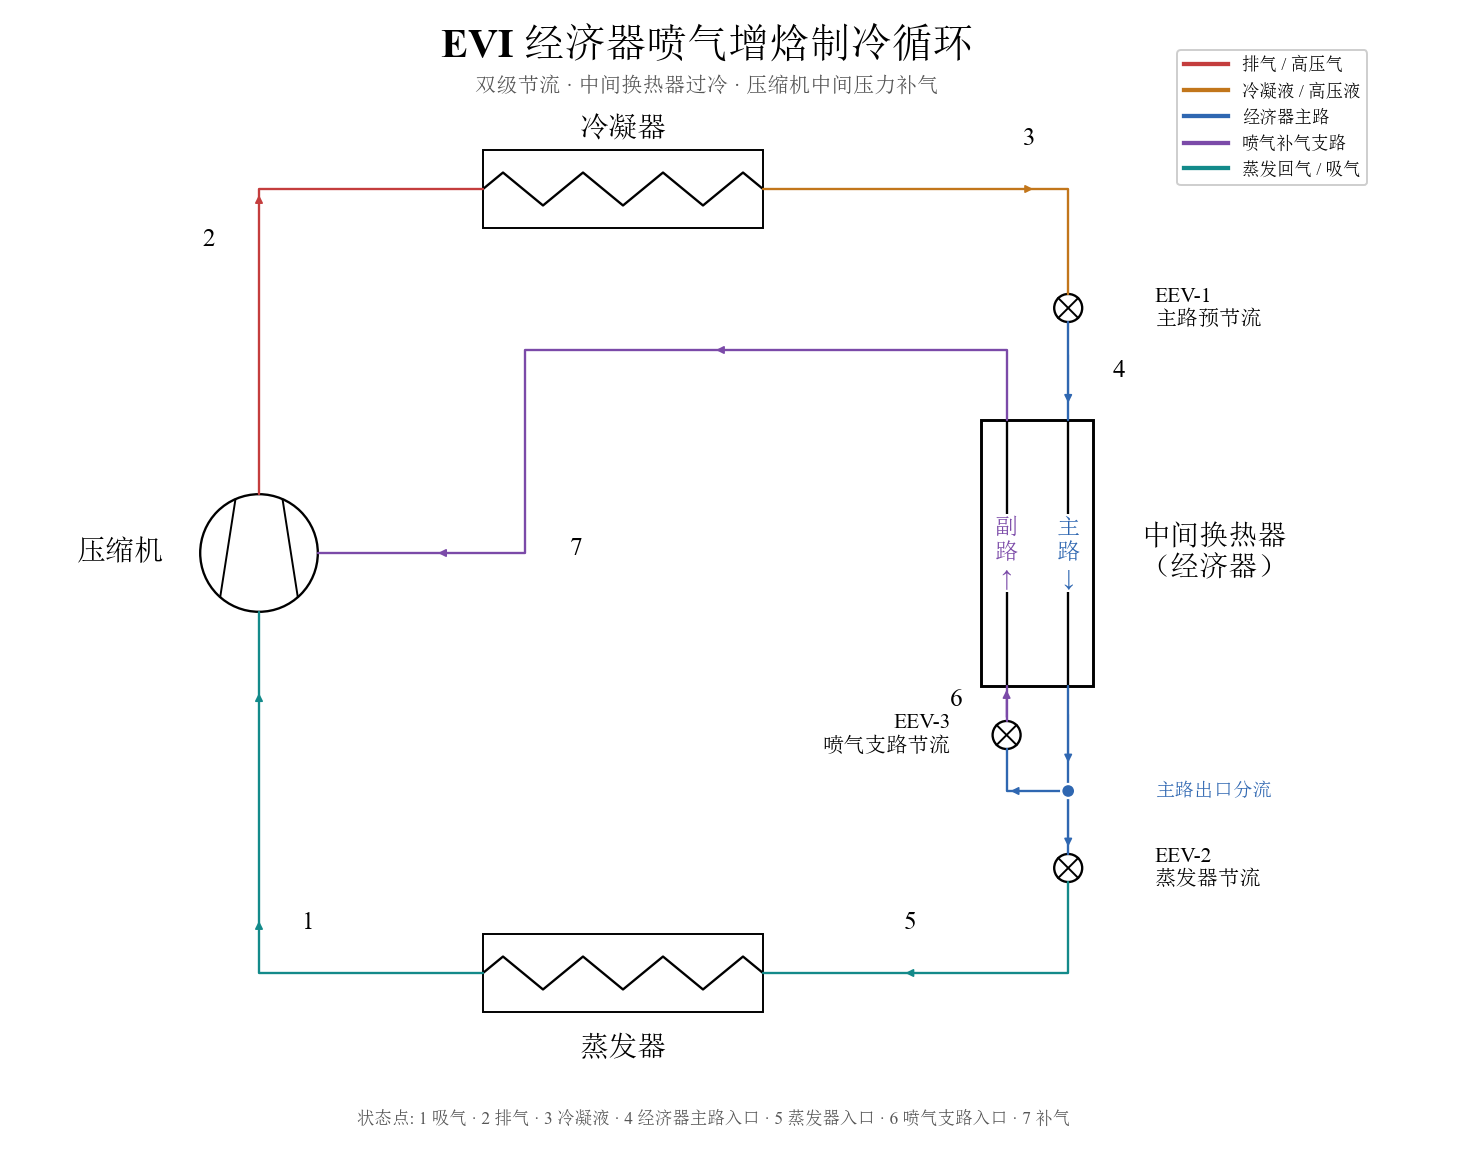

Recreate this plot in Python.
# -*- coding: utf-8 -*-
"""多联机 / VRF 常见的 EVI 经济器喷气增焓系统图。

这张图把 EVI 循环拆成五个容易追踪的流路:

* 红色:压缩机排气和冷凝器出口的高压侧;
* 橙色:冷凝后的高压液体;
* 蓝色:经过 EEV-1 后进入经济器的中间压力主路;
* 紫色:经济器副路出口回到压缩机补气口;
* 青色:蒸发器出口回压缩机吸气口的低压回气。

这类回路常用于多联机室外机,主路为 冷凝器 → EEV-1 → 经济器主路
→ EEV-2 → 蒸发器,
喷气支路从经济器主路出口、EEV-2 之前分流，
经 EEV-3 → 经济器副路 → 压缩机补气口。
经济器竖直布置:主路右侧自上向下,副路左侧自下向上,两路逆流。
三个电子膨胀阀的编号与控制功能分别标在阀旁，状态点编号沿管线标注。
"""
import os
import sys

sys.path.insert(0, os.path.dirname(os.path.dirname(os.path.abspath(__file__))))

from matplotlib.lines import Line2D
from matplotlib.patches import Circle

from rrplot import Diagram, make_partial, use_font
from rrplot.parts import (
    make_compressor,
    make_expansion_valve_x,
    make_heat_exchanger,
    make_intermediate_hex,
)
from rrplot.style import FONT_STACK

use_font()

# 留出右侧阀门说明和底部图例空间,避免文字压住管路。
d = Diagram(width=1050, height=820)

# 统一的流程颜色,箭头与接点共同标明主路和喷气支路。
DISCHARGE = "#c43d3d"       # 排气/冷凝器高压气
LIQUID = "#c2761b"          # 冷凝器出口高压液体
INTERMEDIATE = "#2f67b1"    # 经济器主路中间压力
INJECTION = "#7b4aa8"       # 补气支路
SUCTION = "#138a8a"         # 蒸发器出口低压回气


# ===================== 部件 =====================
comp = d.add(make_compressor(r=42, style="圆形"), None, loc=(180, 390))
cond = d.add(make_heat_exchanger(200, 56, shape="rect_zigzag7"),
             None, loc=(440, 130))
evap = d.add(make_heat_exchanger(200, 56, shape="rect_zigzag7", name="蒸发器"),
             None, loc=(440, 690))
# 原图元为 190 × 80,竖放时交换宽高,保持外壳与通道间距的比例。
economizer = d.add(make_intermediate_hex(w=80, h=190, orient="v"), None,
                    loc=(736, 390))
main_x = economizer["main_in"].point[0]
sub_x = economizer["sub_in"].point[0]

# 主路预节流、主路蒸发节流、喷气支路节流。
eev1 = d.add(make_expansion_valve_x(orient="v"), None, loc=(main_x, 215))
eev2 = d.add(make_expansion_valve_x(orient="v"), None, loc=(main_x, 615))
# 喷气支路向左折后向上节流:阀门与副路底部入口对齐。
eev3 = d.add(make_partial(
    make_expansion_valve_x(orient="v"),
    ports={"in": (0, 10), "out": (0, -10)},
    dirs={"in": "s", "out": "n"}), None, loc=(sub_x, 520))


# ===================== 标题与设备标注 =====================
d.text(500, 28, "EVI 经济器喷气增焓制冷循环", size=21, weight="bold")
d.text(500, 57, "双级节流 · 中间换热器过冷 · 压缩机中间压力补气",
        size=11, color="#555555")

d.text(440, 88, "冷凝器", size=15, weight="bold")
d.text(440, 744, "蒸发器", size=15, weight="bold")
d.text(112, 390, "压缩机", size=15, weight="bold", ha="right")
d.text(810, 390, "中间换热器\n（经济器）", size=15, weight="bold", ha="left")

# 阀门标签用白底,即使与折线路径靠近也保持可读。
d.text(820, 215, "EEV-1\n主路预节流", size=11, ha="left", boxed=True)
d.text(sub_x - 40, 520, "EEV-3\n喷气支路节流", size=11, ha="right", boxed=True)
d.text(820, 615, "EEV-2\n蒸发器节流", size=11, ha="left", boxed=True)

# 经济器两条竖直通道分别连接顶部和底部端口。
d.text(sub_x, 390, "副\n路\n↑", size=12, color=INJECTION, boxed=True)
d.text(main_x, 390, "主\n路\n↓", size=12, color=INTERMEDIATE, boxed=True)


# ===================== 管路 =====================
# 1) 压缩机排气 → 冷凝器左口(状态 2)。
d.pipe(comp["top"], cond["left"], via=[(180, 130)],
       color=DISCHARGE, head_at=(0.52,),
       states=[{"text": "2", "at": 0.48, "side": -1, "size": 13}])

# 2) 冷凝器出口 → EEV-1。这里不分出喷气支路。
d.pipe(cond["right"], eev1["in"], via=[(main_x, 130)],
       color=LIQUID, head_at=(0.6,),
       states=[{"text": "3", "at": 0.65, "side": -1, "size": 13}])

# 3) EEV-1 → 经济器主路顶部入口,主路在右侧向下流动。
d.pipe(eev1["out"], economizer["main_in"],
       color=INTERMEDIATE, head_at=(0.58,),
       states=[{"text": "4", "at": 0.50, "side": -1, "size": 13}])

# 4) 主路从经济器底部流出后分流:向下去 EEV-2,向左经 EEV-3 去副路。
split = (main_x, 560)
d.pipe(economizer["main_out"], split, color=INTERMEDIATE,
       head_at=(0.5,))
d.ax.add_patch(Circle(split, 5, facecolor=INTERMEDIATE, edgecolor="white",
                      lw=1.2, zorder=7))
d.text(820, 560, "主路出口分流", size=10, ha="left",
        color=INTERMEDIATE)
d.pipe(split, eev3["in"], via=[(sub_x, 560)],
       color=INTERMEDIATE, head_at=(0.5,))
d.pipe(eev3["out"], economizer["sub_in"],
       color=INJECTION, head_at=(0.58,),
       states=[{"text": "6", "at": 0.60, "side": -1, "size": 13}])

# 5) 主路出口分流点 → EEV-2 → 蒸发器右口(状态 5)。
# 之字盘管连接左右两口,按本图流向从右口进入、左口流出。
d.pipe(split, eev2["in"], color=INTERMEDIATE, head_at=(0.50,))
d.pipe(eev2["out"], evap["right"], via=[(main_x, 690)],
       color=SUCTION, head_at=(0.58,),
       states=[{"text": "5", "at": 0.63, "side": 1, "size": 13}])

# 6) 经济器副路顶部出口 → 压缩机补气口(状态 7)。
d.pipe(economizer["sub_out"], comp["right"],
       via=[(sub_x, 245), (370, 245), (370, 390)], color=INJECTION,
       head_at=(0.35, 0.85),
       states=[{"text": "7", "at": 0.78, "side": -1, "size": 13}])

# 7) 蒸发器左口 → 压缩机底部吸气口(状态 1)。
d.pipe(evap["left"], comp["bottom"],
       via=[(180, 690)], color=SUCTION,
       head_at=(0.40, 0.82),
       states=[{"text": "1", "at": 0.30, "side": 1, "size": 13}])


# ===================== 图例与说明 =====================
legend_handles = [
    Line2D([0], [0], color=DISCHARGE, lw=2.2, label="排气 / 高压气"),
    Line2D([0], [0], color=LIQUID, lw=2.2, label="冷凝液 / 高压液"),
    Line2D([0], [0], color=INTERMEDIATE, lw=2.2, label="经济器主路"),
    Line2D([0], [0], color=INJECTION, lw=2.2, label="喷气补气支路"),
    Line2D([0], [0], color=SUCTION, lw=2.2, label="蒸发回气 / 吸气"),
]
d.ax.legend(handles=legend_handles, loc="upper left",
            bbox_to_anchor=(0.79, 0.97), ncol=1,
            prop={"family": FONT_STACK, "size": 9},
            frameon=True, framealpha=0.95, handlelength=2.5,
            columnspacing=1.5)
d.text(505, 794,
        "状态点: 1 吸气 · 2 排气 · 3 冷凝液 · 4 经济器主路入口 · "
        "5 蒸发器入口 · 6 喷气支路入口 · 7 补气",
        size=9, color="#555555")

out = os.path.join(os.path.dirname(os.path.abspath(__file__)), "evi_cycle.png")
d.save(out, out.replace(".png", ".svg"), dpi=140)
print("已生成:", out)
